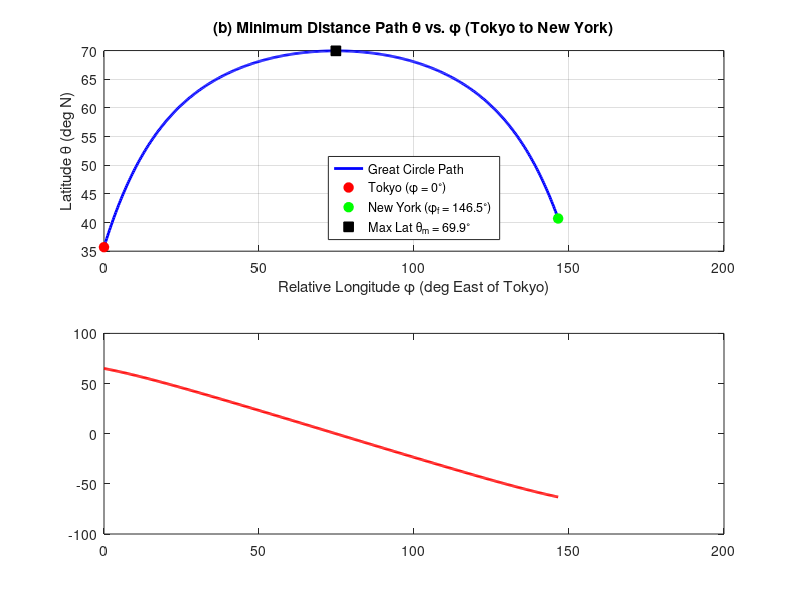

Recreate this plot in MATLAB. (Note: this script raises an error after producing the figure.)
clear; clc; close all;

% Coordinates (in degrees and radians)
theta_0 = deg2rad(35.7);          % Tokyo latitude (35.7 N)
theta_f = deg2rad(40.7);          % New York latitude (40.7 N)
lon_Tokyo = 139.7;                % Tokyo longitude (139.7 E)
phi_f_deg = (180 - 139.7) + (180 - 73.8); % Total eastward travel = 146.5 deg
phi_f = deg2rad(phi_f_deg);

% Solve for alpha and theta_m as s_f -> infinity (theta(phi_f) = theta_f)
tan_alpha = (-tan(theta_0) * sin(phi_f)) / (tan(theta_f) - tan(theta_0) * cos(phi_f));
alpha = atan(tan_alpha);          % alpha = -0.2566 rad (-14.70 deg)
theta_m = atan(-tan(theta_0) / sin(alpha)); % theta_m = 1.2312 rad (70.54 deg)

% Longitude array from phi = 0 to phi_f
phi = linspace(0, phi_f, 500);
phi_deg = rad2deg(phi);

% (b) Minimum distance path theta(phi)
theta = atan(tan(theta_m) * sin(phi - alpha));
theta_deg = rad2deg(theta);

% (c) Optimal heading angle beta(phi)
% Using d(theta)/d(phi) = tan(beta)*cos(theta) to preserve the sign of beta
% after passing the northernmost apex at theta_m:
cos_beta = cos(theta_m) ./ cos(theta);
sin_beta = sin(theta_m) .* cos(phi - alpha);
beta = atan2(sin_beta, cos_beta);
beta_deg = rad2deg(beta);

% Plotting
figure('Position', [100, 100, 800, 600]);

% Subplot (b): Latitude vs. Longitude
subplot(2,1,1);
plot(phi_deg, theta_deg, 'b-', 'LineWidth', 2); hold on;
plot(0, rad2deg(theta_0), 'ro', 'MarkerFaceColor', 'r', 'MarkerSize', 7);
plot(phi_f_deg, rad2deg(theta_f), 'go', 'MarkerFaceColor', 'g', 'MarkerSize', 7);
plot(90 + rad2deg(alpha), rad2deg(theta_m), 'ks', 'MarkerFaceColor', 'k', 'MarkerSize', 7);
grid on;
xlabel('Relative Longitude \phi (deg East of Tokyo)');
ylabel('Latitude \theta (deg N)');
title('(b) Minimum Distance Path \theta vs. \phi (Tokyo to New York)');
legend('Great Circle Path', 'Tokyo (\phi = 0^\circ)', 'New York (\phi_f = 146.5^\circ)', ...
    sprintf('Max Lat \\theta_m = %.1f^\\circ', rad2deg(theta_m)), 'Location', 'South');

% Subplot (c): Heading Angle vs. Longitude
subplot(2,1,2);
plot(phi_deg, beta_deg, 'r-', 'LineWidth', 2); hold on;
yline(0, 'k--', 'Due East (\beta = 0^\circ)');
grid on;
xlabel('Relative Longitude \phi (deg East of Tokyo)');
ylabel('Heading Angle \beta (deg from East)');
title('(c) Optimal Heading Angle \beta vs. Longitude \phi');
